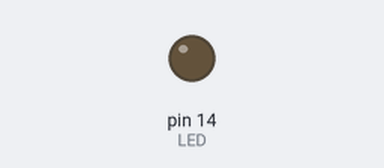
Simulated run of this sketch. Board: Arduino Uno, built with avr-gcc and run on an emulated ATmega328P. On the bench: output pins drawn as LEDs (lit = HIGH).

Above: at 1.0 s.
At 3.0 s:
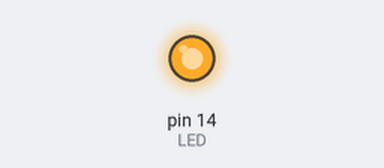
Timing chart, 0 to 5.2 s (numbered marks = the images above):
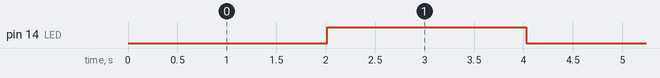

Measured:
- by itself, pin 14 (LED): alternates HIGH for 2.0 s and LOW for 2.0 s

The sketch:

Aula_08_05_2025.ino
```cpp
#include <avr/io.h>
#include <avr/interrupt.h>
unsigned char cont =0;

ISR(TIMER0_OVF_vect) {
  cont ++;
  if(cont >122){
    PORTC ^= (1 << PC0);  // Alterna o LED no PC0
    cont =0;
  }

}

int main() {
    DDRC |= (1 << PC0);   // Configura PC0 como saída
    PORTC &= ~(1 << PC0); // Inicia desligado

    // Configura TIMER0 (Normal Mode, Prescaler = 1024)
    TCCR0A = 0;
    TCCR0B = (1 << CS02) | (1 << CS00); // Prescaler 1024
    TIMSK0 = (1 << TOIE0); // Habilita interrupção por overflow

    sei(); // Habilita interrupções globais

    while (1) { }
    return 0;
}
```
